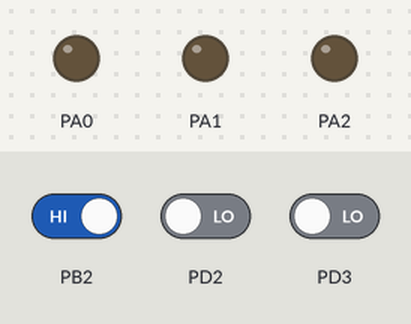
Bench run of a program on a simulated ATmega32, built with avr-gcc and emulated at 1 MHz. Parts: output pins drawn as LEDs (lit = HIGH). The inputs (shaded band) are chosen by the test bench; at power-on: PB2 HIGH, PD2 LOW, PD3 LOW.

Above: at 1.2 s.
1.3 s: PB2 driven LOW
At 1.9 s:
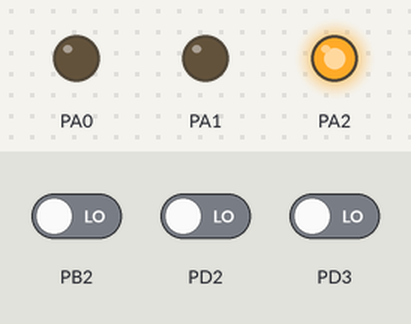
4.3 s: PD2 driven HIGH
At 5.4 s:
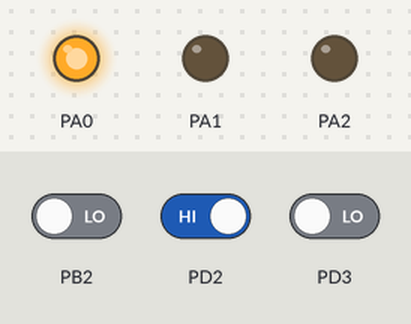
7.3 s: PD3 driven HIGH
At 7.7 s:
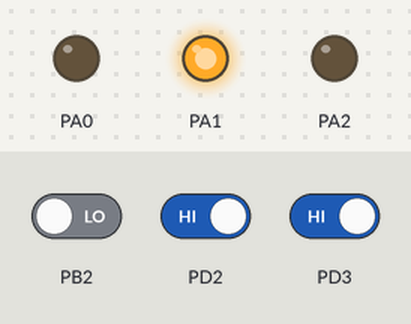
10.3 s: PD2 driven LOW
At 11.2 s:
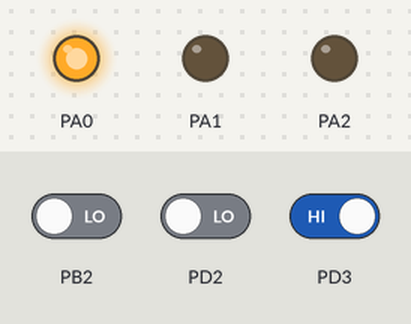
Timing chart, 0 to 13.5 s (numbered marks = the images above; inputs shaded):
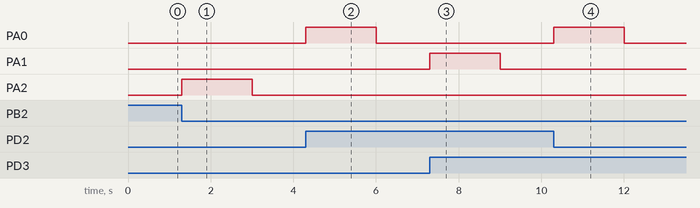

Measured:
- after the input at 1.3 s, PA2: LOW → HIGH at once, → LOW 1.7 s later
- after the input at 4.3 s, PA0: LOW → HIGH at once, → LOW 1.7 s later
- after the input at 7.3 s, PA1: LOW → HIGH at once, → LOW 1.7 s later
- after the input at 10.3 s, PA0: LOW → HIGH at once, → LOW 1.7 s later

The program:

main.c
```c
/*
 * interruptANDleds.c
 *
 * Created: 26/09/2019 01:55:04 م
 * Author : ali ibrahim
 */
#define F_CPU 1000000ul
#include <avr/io.h>
#include <avr/interrupt.h>
#include <util/delay.h>
ISR(INT0_vect){
	PORTA |=(1<<0) ;
	_delay_ms(1000);
}
ISR(INT1_vect){
	PORTA |=(1<<1);
	_delay_ms(1000);
}
ISR (INT2_vect){
	PORTA |=(1<<2);
	_delay_ms(1000);
}
int main(void)
{
	 cli();// SREG &= ~(1<<7);
	 DDRA |=(1<<0)|(1<<1)|(1<<2);
	// DDRD &=~((1<<2)|(1<<3))  ;
	 DDRB &=~(1<<2);
	 MCUCR |=(1<<0)|(1<<2)|(1<<3);
	 MCUCR &=~(1<<1);
	 MCUCSR &=~(1<<7);
	 DDRA |= (1<<0) ;
	 GICR |=(1<<6)|(1<<5)|(1<<7) ;
	 sei();
    while (1)
    {
		PORTA &=~((1<<0)|(1<<1)|(1<<2));
		_delay_ms(2000) ;
    }
}
```
